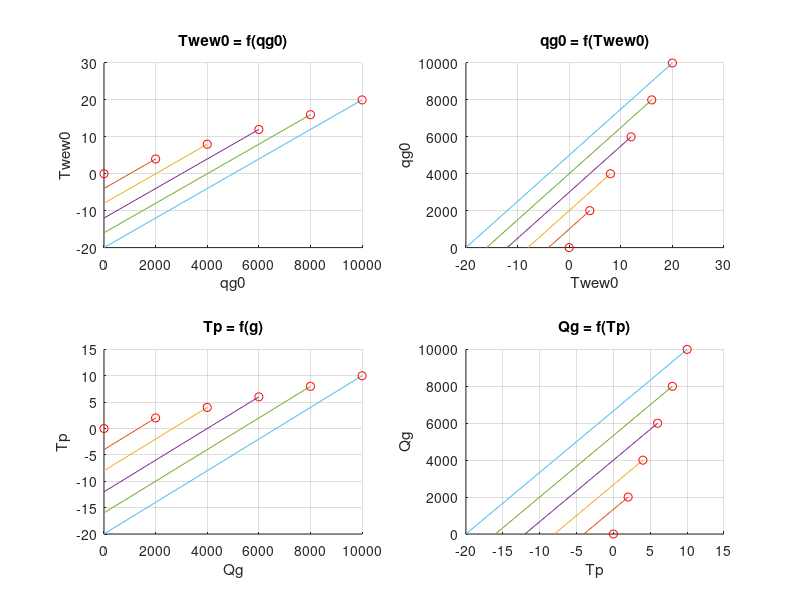

This chart was generated by the following MATLAB code:
% GENEROWANIE RODZINY CHARAKTERYSTYK STATYCZNYCH - SZABLON
% ------------- -------------- -------------- ------------- --
clear; close all;


% --- I - identyfikacja ---
% wartosci nominalne
qgN = 10000;
TzewN = -20;
TwewN = 20;
TpN = 10;


% wspolczynnik 'a'
a = 0.25;


% identyfikacja parametrow statycznych
Kcw =  qgN/(TwewN * (1 + a) - TzewN - a * TpN);
Kcp = (qgN/(TwewN * (1 + a) - TzewN - a * TpN))  * (a * (TwewN - TpN))/(TpN -  TzewN);
Kcwp = a*qgN/(TwewN*(1+a) -TzewN - a*TpN);


% --- II - charakterystyki statyczne ---
% charaketrystyka 1 - Twew (qg)
qg0 = 0:0.1* qgN : qgN ; 
Tzew = TzewN ; 



%
Twew0 = ((qg0*(Kcp + Kcwp))/(Kcwp*Kcw + Kcp * Kcw + Kcp * Kcwp)) + Tzew;
Tp0 = (Kcp*Tzew + Kcwp * Twew0)/(Kcwp + Kcp);

mnoznik = 0:0.2:1;

figure()
subplot(221);
title("Twew0 = f(qg0)");
xlabel("qg0")
ylabel("Twew0")
hold on;
grid on;
for i = 1:length(mnoznik)
plot(mnoznik(i)*qg0,mnoznik(i)*Twew0);
plot(mnoznik(i)*qgN,mnoznik(i)*TwewN,'ro');
end
%legend

subplot(222)
title("qg0 = f(Twew0)");
xlabel("Twew0")
ylabel("qg0")
hold on;
grid on;
for i = 1:length(mnoznik)
plot(mnoznik(i)*Twew0,mnoznik(i)*qg0);
plot(mnoznik(i)*TwewN,mnoznik(i)*qgN,'ro');
end

subplot(223)
title("Tp = f(g)")
xlabel("Qg")
ylabel("Tp")
hold on;
grid on;
for i = 1 :length(mnoznik)
plot(mnoznik(i)*qg0,mnoznik(i)*Tp0);
plot(mnoznik(i)*qgN,mnoznik(i)*TpN,'ro');
end

subplot(224)
title("Qg = f(Tp)")
xlabel("Tp")
ylabel("Qg")
hold on;
grid on;
for i = 1:length(mnoznik)
plot(mnoznik(i)*Tp0,mnoznik(i)*qg0);
plot(mnoznik(i)*TpN,mnoznik(i)*qgN,'ro');
end

